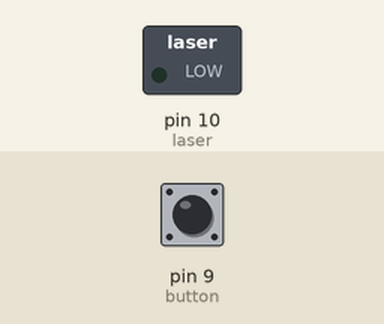
A sketch run on a simulated Arduino Uno, built with avr-gcc and run on an emulated ATmega328P. Shown: switched loads named in the sketch (green lamp = pin HIGH). The test bench sets the inputs (shaded band); at power-on: pin 9 (button) HIGH.

Above: at 1.2 s.
1.3 s: pin 9 (button) pulled LOW for 0.15 s
At 1.37 s:
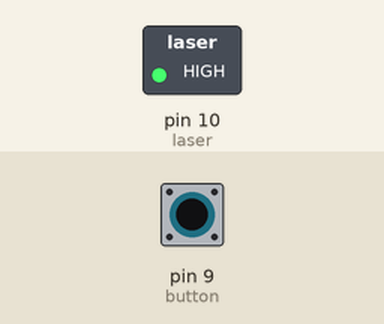
2.9 s: pin 9 (button) pulled LOW for 3.2 s
At 6.4 s:
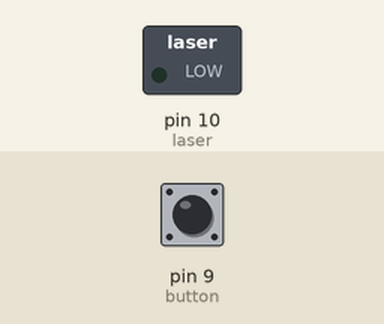
Timing chart, 0 to 7.9 s (numbered marks = the images above; inputs shaded):
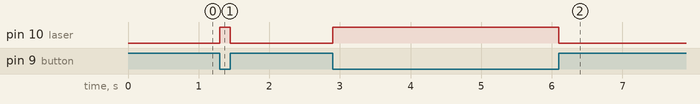

The sketch:

sketch_apr13a.ino
```cpp
int laser = 10;
int button = 9;

void setup(){
  pinMode(laser, 1);
  pinMode(button, 0);
}

void loop(){
  if(!digitalRead(button)){
    digitalWrite(laser, 1);
  }
  else{
    digitalWrite(laser, 0);
  }
}
```

Measured:
- after the input at 1.3 s, pin 10 (laser): LOW → HIGH at once, → LOW 0.15 s later
- after the input at 2.9 s, pin 10 (laser): LOW → HIGH at once, → LOW 3.2 s later
